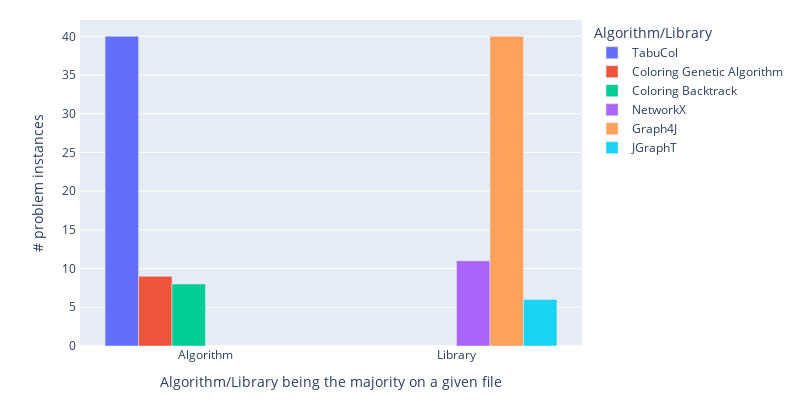

This figure's notebook cell:
### Markdown cell above
#### Majority stats

### Code cell
y = ['Library # files majority', 'Algorithm # files majority']

majority_fig = go.Figure(
    data=[
        go.Bar(
            name='TabuCol',
            y=[files_algorithms_majority['TabuCol']],
            x=['Algorithm']
        ),
        go.Bar(
            name='Coloring Genetic Algorithm',
            y=[files_algorithms_majority['Coloring Genetic Algorithm']],
            x=['Algorithm']
        ),
        go.Bar(
            name='Coloring Backtrack',
            y=[files_algorithms_majority['Coloring Backtrack']],
            x=['Algorithm']
        ),
        go.Bar(
            name='NetworkX',
            y=[files_libraries_majority['NetworkX']],
            x=['Library'],
        ),
        go.Bar(
            name='Graph4J',
            y=[files_libraries_majority['Graph4J']],
            x=['Library'],
        ),
        go.Bar(
            name='JGraphT',
            y=[files_libraries_majority['JGraphT']],
            x=['Library'],
        )
    ]
)

majority_fig.update_layout(
    margin=dict(t=20, b=20),
    autosize=False,
    width=800,
    height=400,
    xaxis_title="Algorithm/Library being the majority on a given file",
    yaxis_title="# problem instances",
    legend_title="Algorithm/Library",
    font=dict(
        size=12,
    )
)

majority_fig.update_yaxes(ticksuffix = " ")

pio.full_figure_for_development(majority_fig, warn=False)
majority_fig.write_image("output/majority.eps")
              
majority_fig.show()

### Figure 1 — Plotly figure (JSON) as saved in the notebook; plotly's stock layout.template omitted (floating-point values rounded to 4 significant figures)
{"data": [{"name": "TabuCol", "type": "bar", "x": ["Algorithm"], "y": [40]}, {"name": "Coloring Genetic Algorithm", "type": "bar", "x": ["Algorithm"], "y": [9]}, {"name": "Coloring Backtrack", "type": "bar", "x": ["Algorithm"], "y": [8]}, {"name": "NetworkX", "type": "bar", "x": ["Library"], "y": [11]}, {"name": "Graph4J", "type": "bar", "x": ["Library"], "y": [40]}, {"name": "JGraphT", "type": "bar", "x": ["Library"], "y": [6]}], "layout": {"autosize": false, "font": {"size": 12}, "height": 400, "legend": {"title": {"text": "Algorithm/Library"}}, "margin": {"b": 20, "t": 20}, "width": 800, "xaxis": {"title": {"text": "Algorithm/Library being the majority on a given file"}}, "yaxis": {"ticksuffix": " ", "title": {"text": "# problem instances"}}}}
